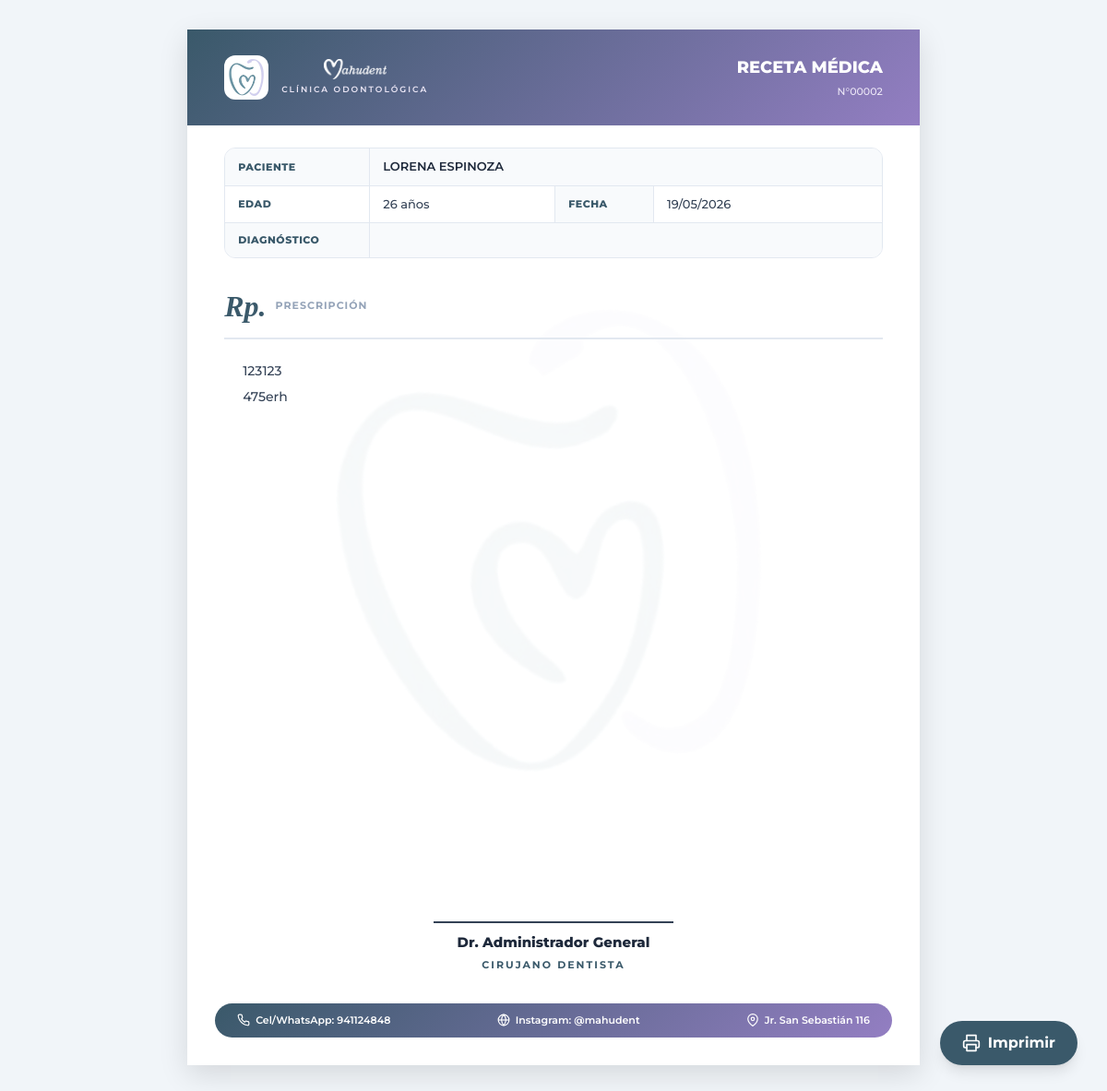
The page /imprimir_receta.php?id=2 (signed in) on the database its author committed.
### tables this page shows
CREATE TABLE `recetas` (
  `id` int(11) NOT NULL AUTO_INCREMENT,
  `paciente_id` int(11) NOT NULL,
  `doctor_id` int(11) NOT NULL,
  `fecha` timestamp NOT NULL DEFAULT CURRENT_TIMESTAMP,
  `diagnostico` varchar(255) DEFAULT '',
  `contenido` text NOT NULL,
  PRIMARY KEY (`id`),
  KEY `paciente_id` (`paciente_id`),
  KEY `doctor_id` (`doctor_id`),
  CONSTRAINT `recetas_ibfk_1` FOREIGN KEY (`paciente_id`) REFERENCES `pacientes` (`id`) ON DELETE CASCADE,
  CONSTRAINT `recetas_ibfk_2` FOREIGN KEY (`doctor_id`) REFERENCES `usuarios` (`id`) ON DELETE CASCADE
);

CREATE TABLE `pacientes` (
  `id` int(11) NOT NULL AUTO_INCREMENT,
  `dni` varchar(20) NOT NULL,
  `nombre` varchar(100) NOT NULL,
  `fecha_nacimiento` date DEFAULT NULL,
  `lugar_nacimiento` varchar(100) DEFAULT NULL,
  `sexo` varchar(15) DEFAULT NULL,
  `telefono` varchar(20) DEFAULT NULL,
  `email` varchar(100) DEFAULT NULL,
  `direccion` varchar(255) DEFAULT NULL,
  `procedencia` varchar(100) DEFAULT NULL,
  `contacto_emergencia` varchar(150) DEFAULT NULL,
  `telefono_emergencia` varchar(20) DEFAULT NULL,
  `ocupacion` varchar(100) DEFAULT NULL,
  `alergias` text,
  `enfermedades_cronicas` text,
  `padece_enfermedad` tinyint(1) DEFAULT NULL,
  `consume_medicamentos` tinyint(1) DEFAULT NULL,
  `medicamentos_detalle` varchar(255) DEFAULT NULL,
  `alergia_medicamentos` tinyint(1) DEFAULT NULL,
  `alergia_medicamentos_detalle` varchar(255) DEFAULT NULL,
  `antecedentes_familiares` tinyint(1) DEFAULT NULL,
  `antecedentes_familiares_detalle` varchar(255) DEFAULT NULL,
  `alergia_anestesia` tinyint(1) DEFAULT NULL,
  `embarazada` tinyint(1) DEFAULT NULL,
  `sangran_encias` tinyint(1) DEFAULT NULL,
  `ultima_visita_dentista` date DEFAULT NULL,
  `ultima_visita_motivo` varchar(255) DEFAULT NULL,
  `frecuencia_cepillado` varchar(50) DEFAULT NULL,
  `usa_cepillo` tinyint(1) DEFAULT '1',
  `usa_pasta_dental` tinyint(1) DEFAULT '1',
  `usa_hilo_dental` tinyint(1) DEFAULT '0',
  `usa_enjuague` tinyint(1) DEFAULT '0',
  `fecha_registro` timestamp NOT NULL DEFAULT CURRENT_TIMESTAMP,
  `estado_activo` tinyint(1) DEFAULT '1',
  PRIMARY KEY (`id`),
  UNIQUE KEY `dni` (`dni`)
);

CREATE TABLE `usuarios` (
  `id` int(11) NOT NULL AUTO_INCREMENT,
  `nombre` varchar(100) NOT NULL,
  `usuario` varchar(50) NOT NULL,
  `password` varchar(255) NOT NULL,
  `rol` enum('Admin','Recepcionista','Dentista') DEFAULT 'Dentista',
  `fecha_registro` timestamp NOT NULL DEFAULT CURRENT_TIMESTAMP,
  `colegiatura` varchar(50) DEFAULT NULL,
  `estado_activo` tinyint(1) DEFAULT '1',
  `intentos_fallidos` int(11) DEFAULT '0',
  `bloqueado_hasta` datetime DEFAULT NULL,
  PRIMARY KEY (`id`),
  UNIQUE KEY `usuario` (`usuario`)
);

### imprimir_receta.php (the view, shortened to what this page needs)
<?php
require_once 'config/conexion.php';
$id = intval($_GET['id'] ?? 0);
$stmt = $conn->prepare("SELECT r.*, p.nombre as paciente_nombre, p.fecha_nacimiento, p.telefono as paciente_telefono, u.nombre as doctor_nombre, u.colegiatura FROM recetas r JOIN pacientes p ON r.paciente_id = p.id JOIN usuarios u ON r.doctor_id = u.id WHERE r.id = ?");
$stmt->bind_param('i', $id);
$stmt->execute();
$receta = $stmt->get_result()->fetch_assoc();
$edad = '';
if ($receta['fecha_nacimiento']) {
    $nace = new DateTime($receta['fecha_nacimiento']);
    $hoy = new DateTime();
    $edad = $hoy->diff($nace)->y . ' años';
}
?>
<!DOCTYPE html>
<html lang="es">
<head>
    <script src="https://cdn.tailwindcss.com"></script>
</head>
<body>
    <button id="btn-print" onclick="window.print()" class="fixed bottom-8 right-8 bg-teal-700 text-white px-6 py-3 rounded-full shadow-lg font-bold hover:bg-teal-800 transition flex items-center gap-2 z-50">
        Imprimir
    </button>
    <div class="hoja">
        <div style="background: linear-gradient(135deg, #3a596a 0%, #937ec2 100%); padding: 28px 40px; position: relative;">
            <div style="display:flex; justify-content:space-between; align-items:center;">
                <div style="display:flex; align-items:center; gap:14px;">
                    <div style="width:48px;height:48px;background:white;border-radius:12px;display:flex;align-items:center;justify-content:center;overflow:hidden;padding:4px;">
                        <img src="assets/logo_icon.png" alt="Logo" style="width:100%;height:100%;object-fit:contain;">
                    </div>
                    <div style="display:flex;flex-direction:column;justify-content:center;">
                        <img src="assets/logo_text.png" alt="MahuDent" style="height:22px;width:auto;object-fit:contain;">
                        <p style="font-family:'Montserrat',sans-serif;font-weight:600;font-size:9px;color:#ede8f7;letter-spacing:2px;margin:4px 0 0 0;">CLÍNICA ODONTOLÓGICA</p>
                    </div>
                </div>
                <div style="text-align:right;">
                    <p style="font-family:'Montserrat',sans-serif;font-weight:800;font-size:18px;color:white;margin:0;">RECETA M&#201;DICA</p>
                    <p style="font-family:'Montserrat',sans-serif;font-weight:500;font-size:11px;color:#ede8f7;margin:4px 0 0 0;">N&#176;<?php echo str_pad($receta['id'], 5, '0', STR_PAD_LEFT); ?></p>
                </div>
            </div>
        </div>
        <div style="padding: 0 40px;">
            <div style="margin-top:24px; border:1px solid #e2e8f0; border-radius:12px; overflow:hidden;">
                <table style="width:100%; font-family:'Montserrat',sans-serif; font-size:13px; border-collapse:collapse;">
                    <tbody>
                        <tr style="background:#f8fafc;">
                            <td style="font-weight:800; color:#3a596a; padding:10px 14px; border-bottom:1px solid #e2e8f0; width:22%; text-transform:uppercase; font-size:11px; letter-spacing:0.5px;">Paciente</td>
                            <td style="padding:10px 14px; border-bottom:1px solid #e2e8f0; border-left:1px solid #e2e8f0; font-weight:600; color:#1e293b;" colspan="3"><?php echo htmlspecialchars($receta['paciente_nombre']); ?></td>
                        </tr>
                        <tr>
                            <td style="font-weight:800; color:#3a596a; padding:10px 14px; border-bottom:1px solid #e2e8f0; text-transform:uppercase; font-size:11px; letter-spacing:0.5px;">Edad</td>
                            <td style="padding:10px 14px; border-bottom:1px solid #e2e8f0; border-left:1px solid #e2e8f0; font-weight:500; color:#334155;"><?php echo htmlspecialchars($edad); ?></td>
                            <td style="font-weight:800; color:#3a596a; padding:10px 14px; border-bottom:1px solid #e2e8f0; border-left:1px solid #e2e8f0; background:#f8fafc; text-transform:uppercase; font-size:11px; letter-spacing:0.5px; width:15%;">Fecha</td>
                            <td style="padding:10px 14px; border-bottom:1px solid #e2e8f0; border-left:1px solid #e2e8f0; font-weight:500; color:#334155;"><?php echo date('d/m/Y', strtotime($receta['fecha'])); ?></td>
                        </tr>
                        <tr style="background:#f8fafc;">
                            <td style="font-weight:800; color:#3a596a; padding:10px 14px; text-transform:uppercase; font-size:11px; letter-spacing:0.5px;">Diagn&#243;stico</td>
                            <td style="padding:10px 14px; border-left:1px solid #e2e8f0; font-weight:500; color:#334155;" colspan="3"><?php echo htmlspecialchars($receta['diagnostico']); ?></td>
                        </tr>
                    </tbody>
                </table>
            </div>
            <div style="margin-top:28px; min-height:420px;">
                <div style="display:flex; align-items:center; gap:10px; margin-bottom:20px; border-bottom:2px solid #e2e8f0; padding-bottom:10px;">
                    <span style="font-family:serif; font-style:italic; font-size:32px; font-weight:bold; color:#3a596a;">Rp.</span>
                    <span style="font-family:'Montserrat',sans-serif; font-size:11px; font-weight:700; color:#94a3b8; text-transform:uppercase; letter-spacing:1px;">Prescripci&#243;n</span>
                </div>
                <div style="font-family:'Montserrat',sans-serif; font-size:14px; line-height:2; color:#334155; padding-left:20px; white-space:pre-wrap; font-weight:500;"><?php echo htmlspecialchars($receta['contenido']); ?></div>
            </div>
        </div>
        <div style="position:absolute; bottom:100px; left:0; right:0; text-align:center;">
            <div style="width:260px; margin:0 auto; border-top:2px solid #334155; padding-top:10px;">
                <?php
                $doc_nombre = $receta['doctor_nombre'];
                $prefijo = 'Dr.';
                $especialidad = 'Cirujano dentista';
                $nombre_limpio = preg_replace('/^(Dr\.|Dra\.|Dr|Dra)\s+/i', '', $doc_nombre);
                ?>
                <p style="font-family:'Montserrat',sans-serif; font-weight:800; font-size:15px; color:#1e293b; margin:0;"><?php echo $prefijo . ' ' . htmlspecialchars($nombre_limpio); ?></p>
                <p style="font-family:'Montserrat',sans-serif; font-weight:700; font-size:11px; color:#3a596a; text-transform:uppercase; letter-spacing:2px; margin:5px 0 0 0;"><?php echo htmlspecialchars($especialidad); ?></p>
            </div>
        </div>
        <div style="position:absolute; bottom:30px; left:30px; right:30px; background:linear-gradient(135deg, #3a596a, #937ec2); border-radius:999px; padding:10px 24px; display:flex; justify-content:space-between; align-items:center; font-family:'Montserrat',sans-serif; font-size:11px; font-weight:600; color:white;">
            <div style="display:flex; align-items:center; gap:6px;">
                <span>Cel/WhatsApp: 941124848</span>
            </div>
            <div style="display:flex; align-items:center; gap:6px;">
                <span>Instagram: @mahudent</span>
            </div>
            <div style="display:flex; align-items:center; gap:6px;">
                <svg xmlns="http://www.w3.org/2000/svg" width="14" height="14" viewBox="0 0 24 24" fill="none" stroke="currentColor" stroke-width="2"><path d="M21 10c0 7-9 13-9 13s-9-6-9-13a9 9 0 0 1 18 0z"></path><circle cx="12" cy="10" r="3"></circle></svg>
                <span>Jr. San Sebastián 116</span>
            </div>
        </div>
    </div>
</body>
</html>

### imprimir_receta.php (style rules this page uses)
body { font-family: 'Montserrat', sans-serif; background: #f1f5f9; min-height: 100vh; padding: 2rem; }
.hoja { background: white; max-width: 210mm; min-height: 297mm; margin: 0 auto; box-shadow: 0 10px 30px rgb(0 0 0 / 0.12); position: relative; padding: 0; box-sizing: border-box; overflow: hidden; z-index: 1; }
.hoja::before { content: ""; position: absolute; top: 50%; left: 50%; transform: translate(-50%, -50%) rotate(-10deg); width: 130mm; height: 130mm; background-image: url('assets/logo_watermark.png'); background-size: contain; background-repeat: no-repeat; background-position: center; pointer-events: none; z-index: -1; }

### rows shown on the page
recetas: id "00002", paciente.nombre "LORENA ESPINOZA", paciente.fecha_nacimiento "26 años", fecha "19/05/2026", contenido "123123 475erh", doctor.nombre "Administrador General"

### other values the page prints
$prefijo "Dr."
$especialidad "CIRUJANO DENTISTA"
